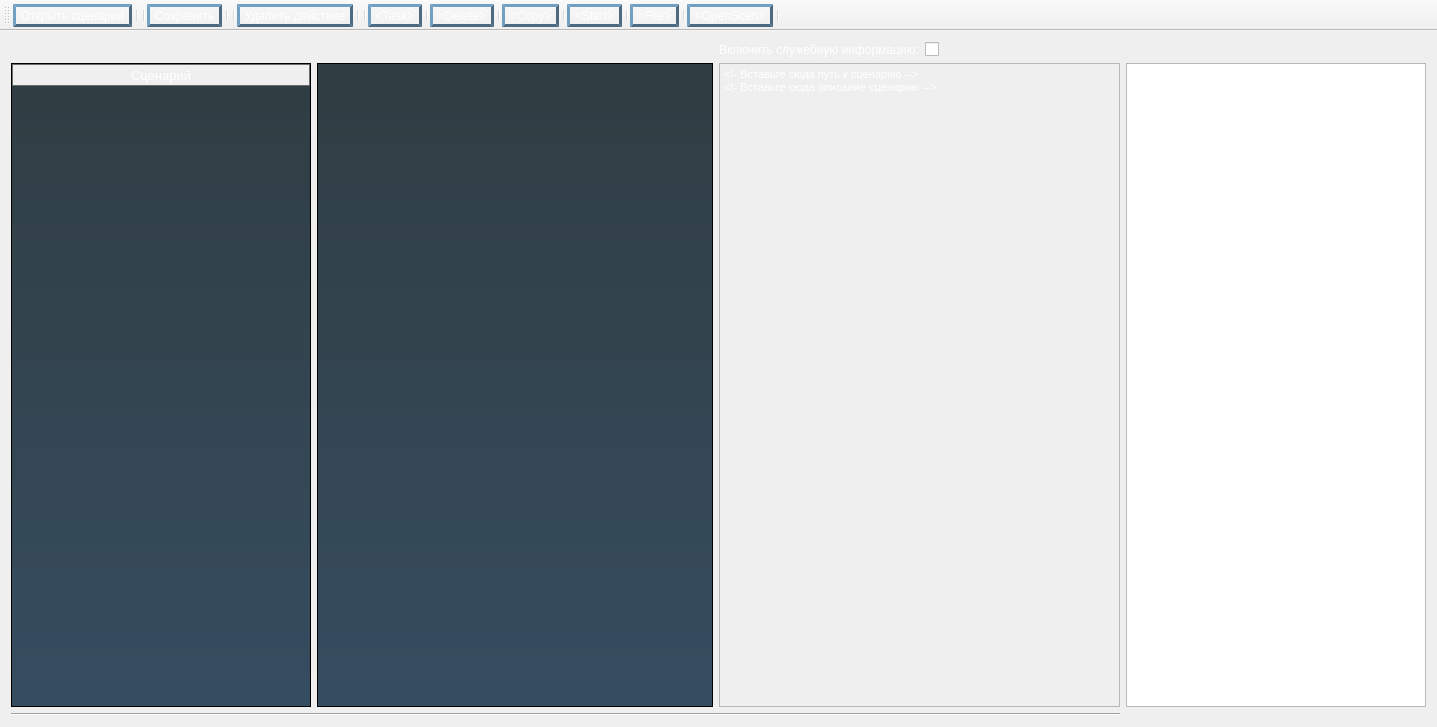
<?xml version="1.0" encoding="UTF-8"?>
<ui version="4.0">
 <class>myMainWindow</class>
 <widget class="QMainWindow" name="myMainWindow">
  <property name="enabled">
   <bool>true</bool>
  </property>
  <property name="geometry">
   <rect>
    <x>0</x>
    <y>0</y>
    <width>1437</width>
    <height>727</height>
   </rect>
  </property>
  <property name="font">
   <font>
    <family>Times New Roman</family>
    <weight>75</weight>
    <bold>true</bold>
   </font>
  </property>
  <property name="windowTitle">
   <string>myMainWindow</string>
  </property>
  <property name="styleSheet">
   <string notr="true">* {
	background:qlineargradient(spread:pad, x1:0.465636, y1:1, x2:0.465, y2:0, 								stop:0  rgba(48, 61, 66, 255), stop:1 rgba(54, 77, 96, 255)); 
	color: rgb(255, 255, 255);
}

QPlainTextEdit {
		background:qlineargradient(spread:pad, x1:0.465636, y1:1, x2:0.465, y2:0, stop:0 rgba(54, 77, 96, 255), stop:1 rgba(48, 61, 66, 255)); 
		color: rgb(153, 247, 255)
}

QPlainTextEdit:focus{ 
		 border: 2.5px inset coral;
 }

QTreeWidget::item{
/**/
background-color:transparent;
color:rgb(255, 255, 255);
}

QTreeWidget::item:hover{
/**/

}

QTreeWidget::item:selected {
/**/

}

QTreeView::branch{
    background-color:transparent;

}
QTreeView::branch:open{
	image: url(:/img/nlyl-orange-triangle_90.png);
}
QTreeView::branch:closed:has-children{
	image: url(:/img/nlyl-orange-triangle.png);
}

QTreeWidget:focus{  
	border: 2.5px inset coral
}

QToolTip{
	color:rgb(255, 255, 255);
}

QTreeWidget{
	background:qlineargradient(spread:pad, x1:0.465636, y1:1, x2:0.465, y2:0, stop:0  rgba(54, 77, 96, 255) , stop:1 rgba(48, 61, 66, 255)); 
	color:rgb(255, 255, 255);
}

QToolBar{
	padding: 4px; 
}

QToolButton{ 
	border: 3px outset rgb(76, 107, 130); 
}
QToolButton:hover{  
	background-color:rgb(255, 85, 0);  
	border: 2.5px outset coral; 
}
QToolButton:pressed{  
	border: 2.5px inset coral;
 }
QToolButton:!enabled{
	border: 2.5px inset grey;
}

QHeaderView::section {
	min-height: 20px;
 	background-color: qlineargradient(x1:0, y1:1, x2:0, y2:0,
    														stop:0 #505050, stop: 1 #616161);
   	border: 1px solid #6c6c6c;
	color: white;
	font: 10pt;
}



Line { 
	background-color: 1; 
}

QTextCharFormat{ border-radius: 10px; }</string>
  </property>
  <widget class="QWidget" name="centralWidget">
   <layout class="QGridLayout" name="gridLayout" columnstretch="0,0,0,0,0,0">
    <item row="3" column="1" colspan="2">
     <widget class="myPlainTextEdit" name="plainTextEdit">
      <property name="font">
       <font>
        <family>Times New Roman</family>
        <pointsize>12</pointsize>
        <weight>75</weight>
        <bold>true</bold>
        <stylestrategy>PreferAntialias</stylestrategy>
       </font>
      </property>
      <property name="styleSheet">
       <string notr="true"/>
      </property>
      <property name="lineWidth">
       <number>1</number>
      </property>
      <property name="plainText">
       <string/>
      </property>
     </widget>
    </item>
    <item row="1" column="4">
     <widget class="myCheckBox" name="checkBox">
      <property name="text">
       <string/>
      </property>
     </widget>
    </item>
    <item row="3" column="3" colspan="2">
     <widget class="QTextEdit" name="textEdit">
      <property name="enabled">
       <bool>false</bool>
      </property>
      <property name="maximumSize">
       <size>
        <width>16777215</width>
        <height>16777215</height>
       </size>
      </property>
      <property name="html">
       <string>&lt;!DOCTYPE HTML PUBLIC &quot;-//W3C//DTD HTML 4.0//EN&quot; &quot;http://www.w3.org/TR/REC-html40/strict.dtd&quot;&gt;
&lt;html&gt;&lt;head&gt;&lt;meta name=&quot;qrichtext&quot; content=&quot;1&quot; /&gt;&lt;style type=&quot;text/css&quot;&gt;
p, li { white-space: pre-wrap; }
&lt;/style&gt;&lt;/head&gt;&lt;body style=&quot; font-family:'MS Shell Dlg 2'; font-size:8.25pt; font-weight:400; font-style:normal;&quot;&gt;
&lt;p style=&quot; margin-top:0px; margin-bottom:0px; margin-left:0px; margin-right:0px; -qt-block-indent:0; text-indent:0px;&quot;&gt;&amp;lt;!- Вставьте сюда путь к сценарию --&amp;gt;&lt;/p&gt;
&lt;p style=&quot; margin-top:0px; margin-bottom:0px; margin-left:0px; margin-right:0px; -qt-block-indent:0; text-indent:0px;&quot;&gt;&amp;lt;!- Вставьте сюда описание сценарию --&amp;gt;&lt;/p&gt;&lt;/body&gt;&lt;/html&gt;</string>
      </property>
     </widget>
    </item>
    <item row="3" column="0">
     <widget class="QTreeWidget" name="treeWidget">
      <property name="maximumSize">
       <size>
        <width>300</width>
        <height>16777215</height>
       </size>
      </property>
      <property name="font">
       <font>
        <family>Times New Roman</family>
        <pointsize>10</pointsize>
        <weight>75</weight>
        <bold>true</bold>
        <underline>false</underline>
        <kerning>true</kerning>
       </font>
      </property>
      <column>
       <property name="text">
        <string notr="true">Сценарий</string>
       </property>
       <property name="font">
        <font>
         <family>Times New Roman</family>
        </font>
       </property>
       <property name="textAlignment">
        <set>AlignCenter</set>
       </property>
      </column>
     </widget>
    </item>
    <item row="1" column="3">
     <widget class="QLabel" name="label">
      <property name="styleSheet">
       <string notr="true">*{
background-color: rgb(0,0,0,0);
}</string>
      </property>
      <property name="text">
       <string>Включить служебную информацию:</string>
      </property>
      <property name="alignment">
       <set>Qt::AlignRight|Qt::AlignTrailing|Qt::AlignVCenter</set>
      </property>
     </widget>
    </item>
    <item row="4" column="0" colspan="5">
     <widget class="Line" name="line_3">
      <property name="orientation">
       <enum>Qt::Horizontal</enum>
      </property>
     </widget>
    </item>
    <item row="3" column="5">
     <widget class="QGraphicsView" name="viewAlgth">
      <property name="enabled">
       <bool>true</bool>
      </property>
      <property name="maximumSize">
       <size>
        <width>300</width>
        <height>16777215</height>
       </size>
      </property>
     </widget>
    </item>
   </layout>
  </widget>
  <widget class="QMenuBar" name="menuBar">
   <property name="geometry">
    <rect>
     <x>0</x>
     <y>0</y>
     <width>1437</width>
     <height>21</height>
    </rect>
   </property>
  </widget>
  <widget class="QToolBar" name="mainToolBar">
   <property name="enabled">
    <bool>true</bool>
   </property>
   <property name="styleSheet">
    <string notr="true"/>
   </property>
   <attribute name="toolBarArea">
    <enum>TopToolBarArea</enum>
   </attribute>
   <attribute name="toolBarBreak">
    <bool>false</bool>
   </attribute>
   <addaction name="actionFile"/>
   <addaction name="separator"/>
   <addaction name="separator"/>
   <addaction name="actionSave"/>
   <addaction name="separator"/>
   <addaction name="separator"/>
   <addaction name="actionDel"/>
   <addaction name="separator"/>
   <addaction name="separator"/>
   <addaction name="actionTask"/>
   <addaction name="separator"/>
   <addaction name="actionDelete"/>
   <addaction name="separator"/>
   <addaction name="actionCopy"/>
   <addaction name="separator"/>
   <addaction name="actionStart"/>
   <addaction name="separator"/>
   <addaction name="actionFile_2"/>
   <addaction name="separator"/>
   <addaction name="actionOpenScen"/>
   <addaction name="separator"/>
  </widget>
  <action name="actionTask">
   <property name="text">
    <string>&lt;Task&gt;</string>
   </property>
   <property name="shortcutVisibleInContextMenu">
    <bool>false</bool>
   </property>
  </action>
  <action name="actionDelete">
   <property name="text">
    <string>&lt;Delete&gt;</string>
   </property>
  </action>
  <action name="actionCopy">
   <property name="text">
    <string>&lt;Copy&gt;</string>
   </property>
  </action>
  <action name="actionStart">
   <property name="text">
    <string>&lt;Start&gt;</string>
   </property>
  </action>
  <action name="actionFile">
   <property name="checkable">
    <bool>false</bool>
   </property>
   <property name="text">
    <string>Открыть сценарий</string>
   </property>
  </action>
  <action name="actionDel">
   <property name="text">
    <string>Удалить действие</string>
   </property>
  </action>
  <action name="actionSave">
   <property name="text">
    <string>Сохранить</string>
   </property>
  </action>
  <action name="actionFile_2">
   <property name="enabled">
    <bool>true</bool>
   </property>
   <property name="text">
    <string>&lt;File&gt;</string>
   </property>
   <property name="toolTip">
    <string>&lt;File&gt;</string>
   </property>
  </action>
  <action name="actionOpenScen">
   <property name="text">
    <string>&lt;OpenScen&gt;</string>
   </property>
   <property name="toolTip">
    <string>&lt;OpenScen&gt;</string>
   </property>
  </action>
 </widget>
 <layoutdefault spacing="6" margin="11"/>
 <customwidgets>
  <customwidget>
   <class>myPlainTextEdit</class>
   <extends>QPlainTextEdit</extends>
   <header>myplaintextedit.h</header>
  </customwidget>
  <customwidget>
   <class>myCheckBox</class>
   <extends>QCheckBox</extends>
   <header>mycheckbox.h</header>
  </customwidget>
 </customwidgets>
 <resources/>
 <connections/>
</ui>
